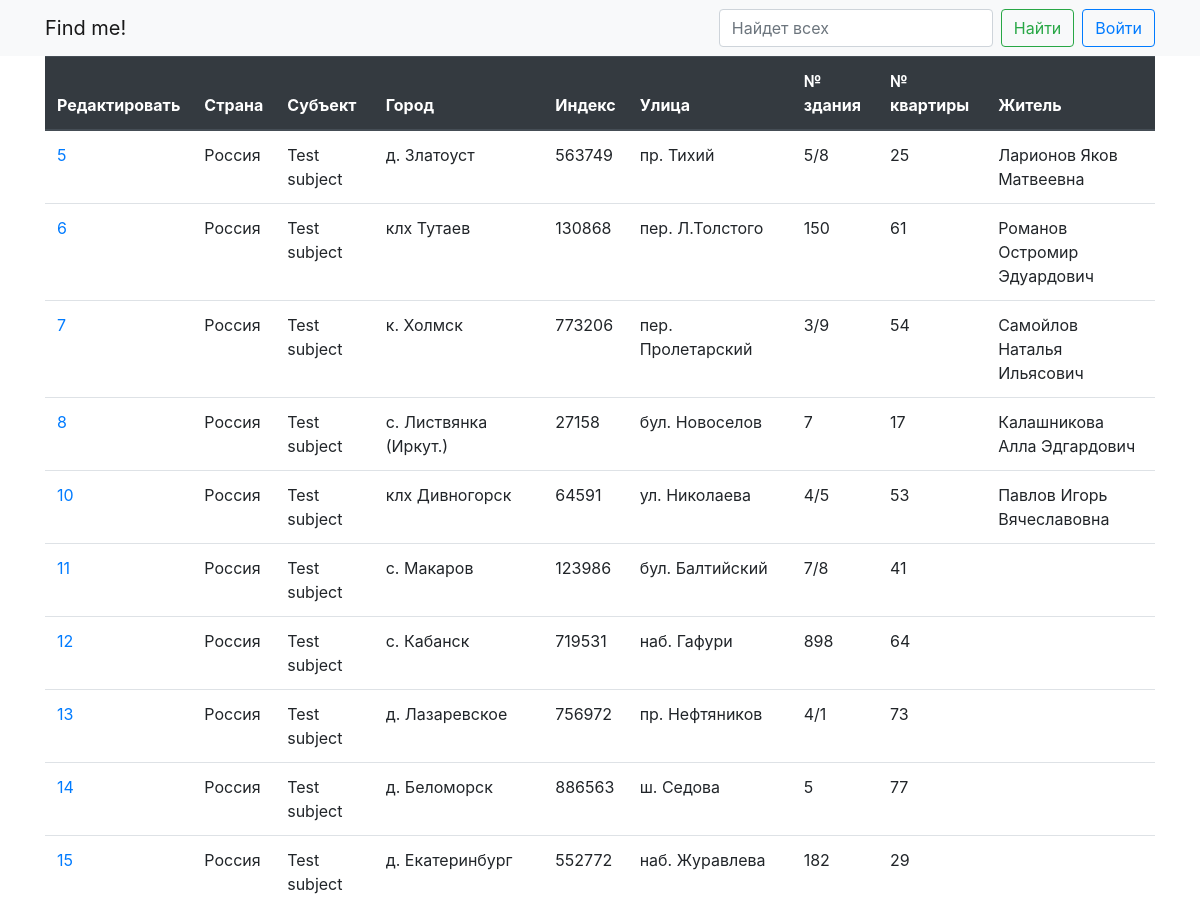
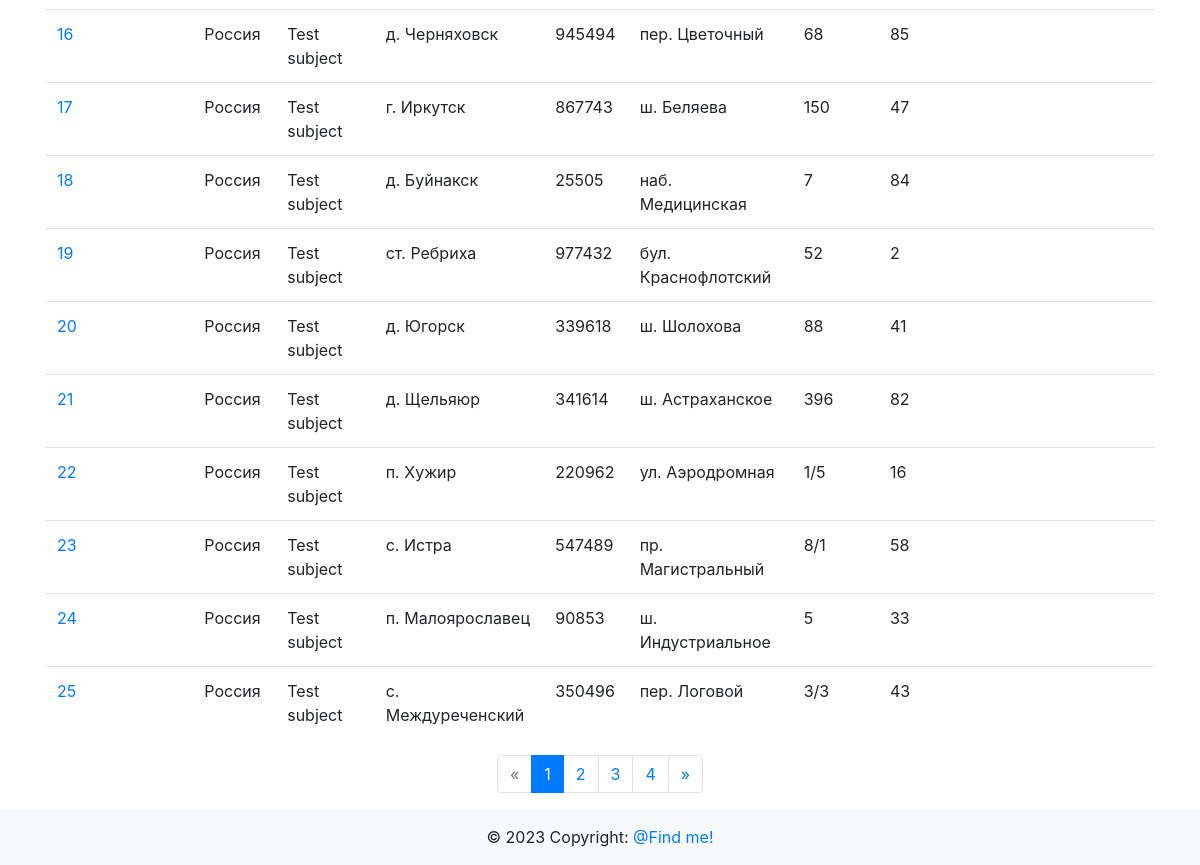
Page /edit on the committed database (2 pictures, top to bottom).
### app/main/models.py (models this page shows)
class Adress(db.Model):
    id = db.Column(db.Integer, primary_key=True)
    country = db.Column(db.String(64), nullable=False)
    subject = db.Column(db.String(64), nullable=False)
    city = db.Column(db.String(64), nullable=False)
    index = db.Column(db.Integer, nullable=False)
    street = db.Column(db.String(64), nullable=False)
    number_building = db.Column(db.Integer, nullable=False)
    number_flat = db.Column(db.Integer, nullable=False)
    residents = db.relationship(
        "Resident",
        secondary=adressobject_resident,
        backref=db.backref("addresses", lazy="dynamic"),
    )

class Resident(db.Model):
    id = db.Column(db.Integer, primary_key=True)
    second_name = db.Column(db.String(64), nullable=False)
    first_name = db.Column(db.String(64), nullable=False)
    middle_name = db.Column(db.String(64), nullable=True)
    def __repr__(self) -> str:
        return f"{self.second_name} {self.first_name} {self.middle_name}"

### app/main/routes.py (the view)
@bp.route("/edit")
def edit():
    page = request.args.get("page", 1, type=int)
    per_page = 20
    q = request.args.get("search", "")
    data = (
        Adress.query.join(Resident, Resident.id == Adress.id)
        .filter(
            or_(
                Adress.country.like(f"%{q}%"),
                Adress.subject.like(f"%{q}%"),
                Adress.city.like(f"%{q}%"),
                Adress.index.like(f"%{q}%"),
                Adress.street.like(f"%{q}%"),
                Adress.number_building.like(f"%{q}%"),
                Adress.number_flat.like(f"%{q}%"),
                Resident.second_name.like(f"%{q}%"),
                Resident.first_name.like(f"%{q}%"),
                Resident.middle_name.like(f"%{q}%"),
            )
        )
        .paginate(page=page, per_page=per_page, error_out=False)
    )
    pages = data.iter_pages(
        left_edge=2, left_current=2, right_current=5, right_edge=2
    )
    return render_template(
        "main/edit_list.html", title="Редактировать", data=data, pages=pages
    )

### app/templates/main/edit_list.html
{% extends 'base.html' %}
{% block content %}
    <div class="container">
        <table class="table">
            <thead class="thead-dark">
                <tr>
                    <th scope="col">Редактировать</th>
                    <th scope="col">Страна</th>
                    <th scope="col">Субъект</th>
                    <th scope="col">Город</th>
                    <th scope="col">Индекс</th>
                    <th scope="col">Улица</th>
                    <th scope="col">№ здания</th>
                    <th scope="col">№ квартиры</th>
                    <th scope="col">Житель</th>
                </tr>
            </thead>
            <tbody>
                {% for obj in data %}
                    <tr>
                        <td>
                            <a href="{{ url_for("main.edit_id", address_id=obj.id) }}">{{ obj.id }}</a>
                        </td>
                        <td>{{ obj.country }}</td>
                        <td>{{ obj.subject }}</td>
                        <td>{{ obj.city }}</td>
                        <td>{{ obj.index }}</td>
                        <td>{{ obj.street }}</td>
                        <td>{{ obj.number_building }}</td>
                        <td>{{ obj.number_flat }}</td>
                        <td>
                            {% for obj in obj.residents %}{{ obj }}{% endfor %}
                        </td>
                    </tr>
                {% endfor %}
            </tbody>
        </table>
    </div>
    {% if data.pages > 1 %}
        <nav>
            <ul class="pagination justify-content-center">
                {% if data.has_prev %}
                    <li class="page-item">
                        <a href="{{ url_for('main.index', page=data.prev_num) }}"
                           class="page-link">&laquo;</a>
                    </li>
                {% else %}
                    <li class="page-item disabled">
                        <span class="page-link">&laquo;</span>
                    </li>
                {% endif %}
                {% for num in pages %}
                    {% if num %}
                        {% if data.page == num %}
                            <li class="page-item active" aria-current="page">
                                <span class="page-link">{{ num }} <span class="sr-only">(current)</span></span>
                            </li>
                        {% else %}
                            <li class="page-item">
                                <a href="{{ url_for('main.index', page=num) }}" class="page-link">{{ num }}</a>
                            </li>
                        {% endif %}
                    {% elif num is none %}
                        <li class="page-item disabled">
                            <span class="page-link dots">...</span>
                        </li>
                    {% endif %}
                {% endfor %}
                {% if data.has_next %}
                    <li class="page-item">
                        <a href="{{ url_for('main.index', page=data.next_num) }}"
                           class="page-link">&raquo;</a>
                    </li>
                {% else %}
                    <li class="page-item disabled">
                        <span class="page-link">&raquo;</span>
                    </li>
                {% endif %}
            </ul>
        </nav>
    {% endif %}
{% endblock %}

### rows in the picture
Adress: id "5", country "Россия", subject "Test subject", city "д. Златоуст", index "563749", street "пр. Тихий", number_building "5/8", number_flat "25"
Resident: second_name+first_name+middle_name "Ларионов Яков Матвеевна"
Adress: id "6", country "Россия", subject "Test subject", city "клх Тутаев", index "130868", street "пер. Л.Толстого", number_building "150", number_flat "61"
Resident: second_name+first_name+middle_name "Романов Остромир Эдуардович"
Adress: id "7", country "Россия", subject "Test subject", city "к. Холмск", index "773206", street "пер. Пролетарский", number_building "3/9", number_flat "54"
Resident: second_name+first_name+middle_name "Самойлов Наталья Ильясович"
Adress: id "8", country "Россия", subject "Test subject", city "с. Листвянка (Иркут.)", index "27158", street "бул. Новоселов", number_building "7", number_flat "17"
Resident: second_name+first_name+middle_name "Калашникова Алла Эдгардович"
Adress: id "10", country "Россия", subject "Test subject", city "клх Дивногорск", index "64591", street "ул. Николаева", number_building "4/5", number_flat "53"
Resident: second_name+first_name+middle_name "Павлов Игорь Вячеславовна"
Adress: id "11", country "Россия", subject "Test subject", city "с. Макаров", index "123986", street "бул. Балтийский", number_building "7/8", number_flat "41"
Adress: id "12", country "Россия", subject "Test subject", city "с. Кабанск", index "719531", street "наб. Гафури", number_building "898", number_flat "64"
Adress: id "13", country "Россия", subject "Test subject", city "д. Лазаревское", index "756972", street "пр. Нефтяников", number_building "4/1", number_flat "73"
Adress: id "14", country "Россия", subject "Test subject", city "д. Беломорск", index "886563", street "ш. Седова", number_building "5", number_flat "77"
Adress: id "15", country "Россия", subject "Test subject", city "д. Екатеринбург", index "552772", street "наб. Журавлева", number_building "182", number_flat "29"
Adress: id "16", country "Россия", subject "Test subject", city "д. Черняховск", index "945494", street "пер. Цветочный", number_building "68", number_flat "85"
Adress: id "17", country "Россия", subject "Test subject", city "г. Иркутск", index "867743", street "ш. Беляева", number_building "150", number_flat "47"
Adress: id "18", country "Россия", subject "Test subject", city "д. Буйнакск", index "25505", street "наб. Медицинская", number_building "7", number_flat "84"
Adress: id "19", country "Россия", subject "Test subject", city "ст. Ребриха", index "977432", street "бул. Краснофлотский", number_building "52", number_flat "2"
Adress: id "20", country "Россия", subject "Test subject", city "д. Югорск", index "339618", street "ш. Шолохова", number_building "88", number_flat "41"
Adress: id "21", country "Россия", subject "Test subject", city "д. Щельяюр", index "341614", street "ш. Астраханское", number_building "396", number_flat "82"
Adress: id "22", country "Россия", subject "Test subject", city "п. Хужир", index "220962", street "ул. Аэродромная", number_building "1/5", number_flat "16"
Adress: id "23", country "Россия", subject "Test subject", city "с. Истра", index "547489", street "пр. Магистральный", number_building "8/1", number_flat "58"
Adress: id "24", country "Россия", subject "Test subject", city "п. Малоярославец", index "90853", street "ш. Индустриальное", number_building "5", number_flat "33"
Adress: id "25", country "Россия", subject "Test subject", city "с. Междуреченский", index "350496", street "пер. Логовой", number_building "3/3", number_flat "43"

### other values in the picture
{{ num }} "1"
{{ num }} "2" "3" "4"
